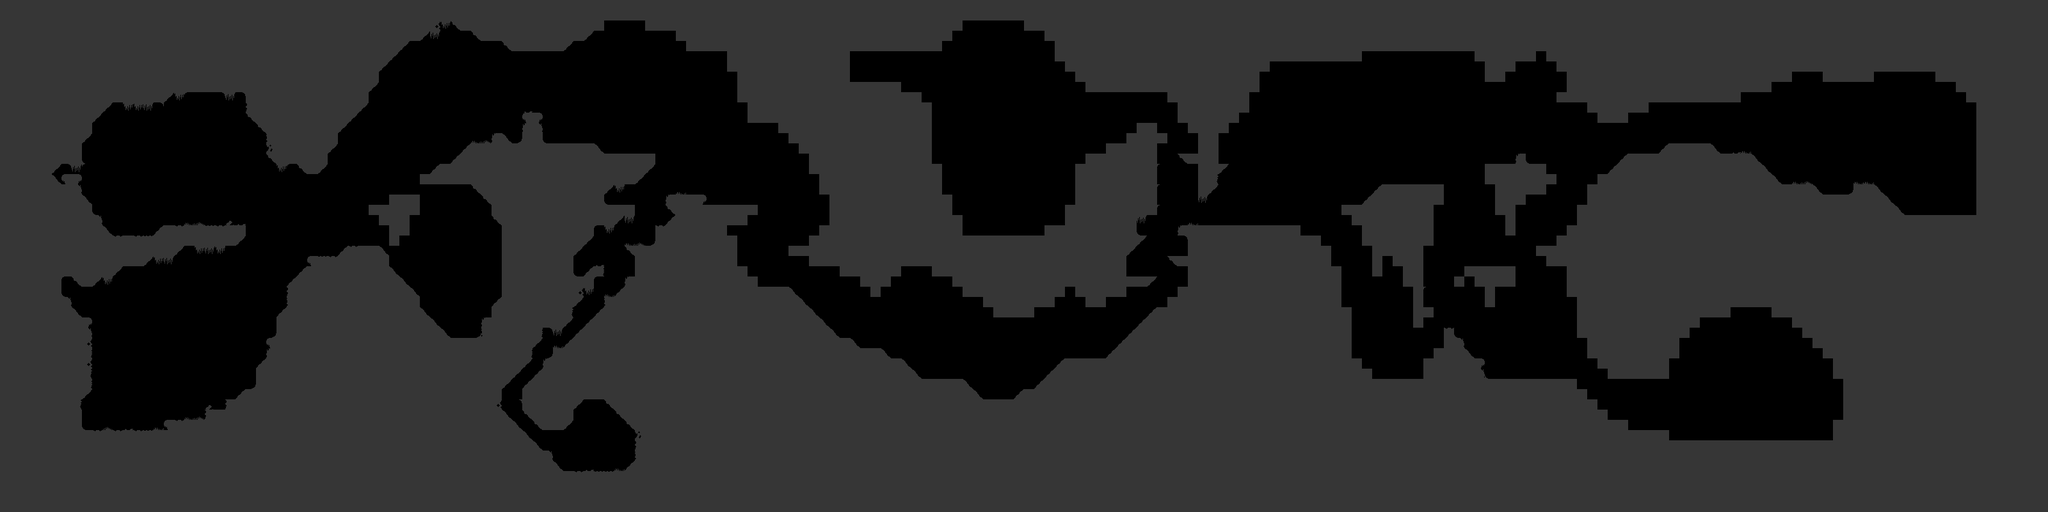

A 2D game scene composited from a Tiled map and its tileset images. What follows is a short description and the map's XML, with each tile layer's data collapsed to a summary:
An orthogonal 200x50 tile map with 16x16 px tiles, 1 tile layer (Capa de Patrones 1).

<map version="1.2" tiledversion="1.2.5" orientation="orthogonal" renderorder="right-down" width="200" height="50" tilewidth="16" tileheight="16" infinite="0" nextlayerid="2" nextobjectid="1">
 <tileset firstgid="1" name="1a Capa" tilewidth="16" tileheight="16" tilecount="64" columns="8">
  <image source="TileSet_png.png" width="128" height="128" />
  <terraintypes>
   <terrain name="Ground" tile="0" />
  </terraintypes>
  <tile id="0" terrain="0,0,0,0" />
  <tile id="2" terrain=",,0,0" />
  <tile id="3" terrain=",,0,0" />
  <tile id="34" terrain="0,,0,0" />
  <tile id="35" terrain=",0,0,0" />
 </tileset>
 <layer id="1" name="Capa de Patrones 1" width="200" height="50">
  <data>[10000 cells, 6807 non-empty, 28 distinct tile ids]</data>
 </layer>
</map>
